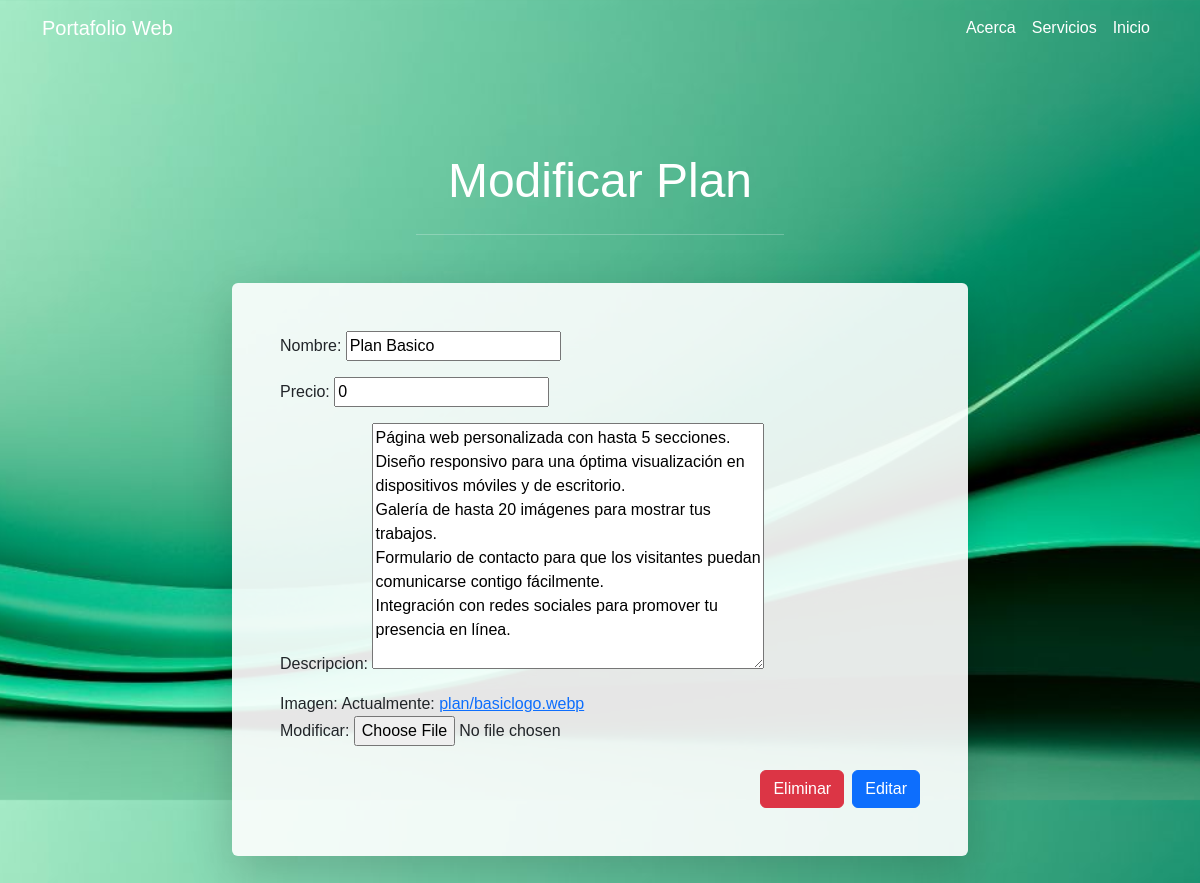
Screenshot of /modificar_producto/15 with the database file from the repository.
### plantillas/models.py (models this page shows, shortened)
class Producto(models.Model):
    nombre = models.CharField(max_length=30)
    precio = models.IntegerField()
    descripcion = models.TextField()
    imagen=models.ImageField(upload_to="plan", null=True)

### plantillas/views.py (the view, shortened to what this page needs)
# urls.py: path('modificar_producto/<int:id_producto>',modificar_producto, name="modificar_producto"),
def modificar_producto(request, id_producto):
    producto = Producto.objects.get(id=id_producto)
    data = {
        'form':ModificarProductoForm(instance=producto),
        'producto':producto
    }
    return render(request,'plantillas/plan/modificar.html', data)

### plantillas/forms.py (shortened to what this page needs)
class ModificarProductoForm(forms.ModelForm):
    class Meta:
        model = Producto
        fields = '__all__'

### plantillas/templates/plantillas/Plan/modificar.html (shortened to what this page needs)
{% load static %}
<!DOCTYPE html>
<html lang="es">
<head>
    {% block css %}
    <link rel="stylesheet" href="https://unpkg.com/bootstrap@5.3.2/dist/css/bootstrap.min.css">
    <link rel="stylesheet" href="https://cdnjs.cloudflare.com/ajax/libs/font-awesome/5.15.4/css/all.min.css">
    <link rel="stylesheet" href="{% static 'plantillas/css/contact.css' %}">
    {% endblock %}
</head>
<body>
    <nav class="navbar navbar-expand-lg navbar-dark">
        <div class="container">
            <a class="navbar-brand" href="{% url 'index' %}">Portafolio Web</a>
            <div class="collapse navbar-collapse justify-content-end" id="navbarNav">
                <ul class="navbar-nav">
                    <li class="nav-item">
                        <a class="nav-link" href="{% url 'about' %}">Acerca</a>
                    </li>
                    <li class="nav-item">
                        <a class="nav-link" href="{% url 'services' %}">Servicios</a>
                    </li>
                    <li class="nav-item">
                        <a class="nav-link" href="{% url 'index' %}">Inicio</a>
                    </li>
                </ul>
            </div>
        </div>
    </nav>
    <section class="py-5 mt-5">
        <div class="container">
            <div class="row justify-content-center">
                <div class="col-12 col-md-8">
                    <div class="text-center">
                        <h2 class="mb-4 display-5 text-white">Modificar Plan</h2>
                        <hr class="w-50 mx-auto mb-5 border-light">
                    </div>
                    <div class="card border-0 shadow-lg">
                        <div class="card-body p-4 p-md-5">
                            {% block contenido %}
                            <form action="" method="post" enctype="multipart/form-data">
                                {{ form.as_p }}
                                <div class="d-flex justify-content-end mt-4">
                                    <a class="btn btn-danger me-2" href="/eliminar_producto/{{producto.id}}">Eliminar</a>
                                    <input type="submit" value="Editar" class="btn btn-primary">
                                </div>
                            </form>
                            {% endblock %}
                        </div>
                    </div>
                </div>
            </div>
        </div>
    </section>
</body>
</html>

### plantillas/static/plantillas/css/contact.css (style rules this page uses)
body { font-family: Arial, sans-serif; margin: 0; padding: 0; height: 100vh; }
.navbar { background-color: rgba(7, 7, 7, 0); }
.navbar-brand { color: #fff; }
.navbar-nav .nav-link { color: #fff; transition: color 0.3s; }

### rows the page displays
Producto: nombre "Plan Basico", precio "0", descripcion "Página web personalizada con hasta 5 secciones. Diseño responsivo para una óptima visualización en dispositivos móviles y de escritorio. Galería de hasta 20 imágenes para mostrar tus trabajos. Formulario de contacto para que los visitantes puedan comunicarse contigo fácilmente. Integración con redes sociales para promover tu presencia en línea."
